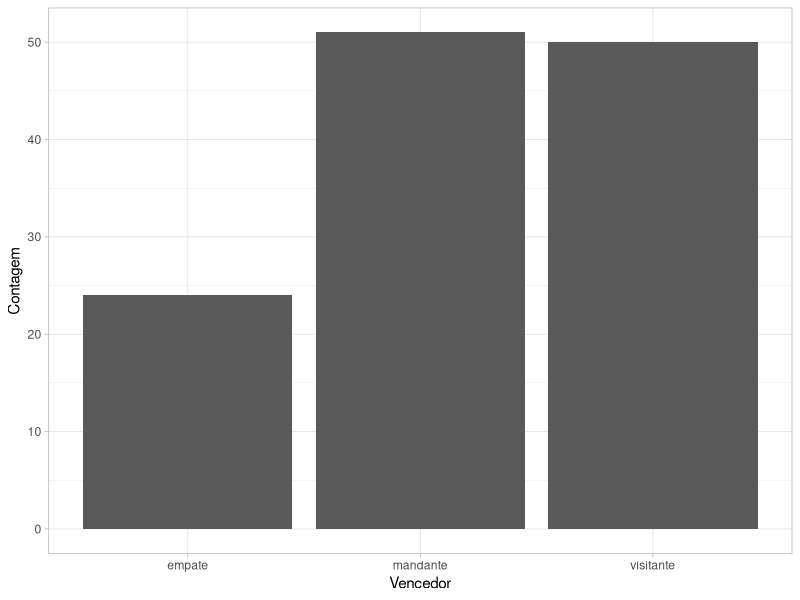
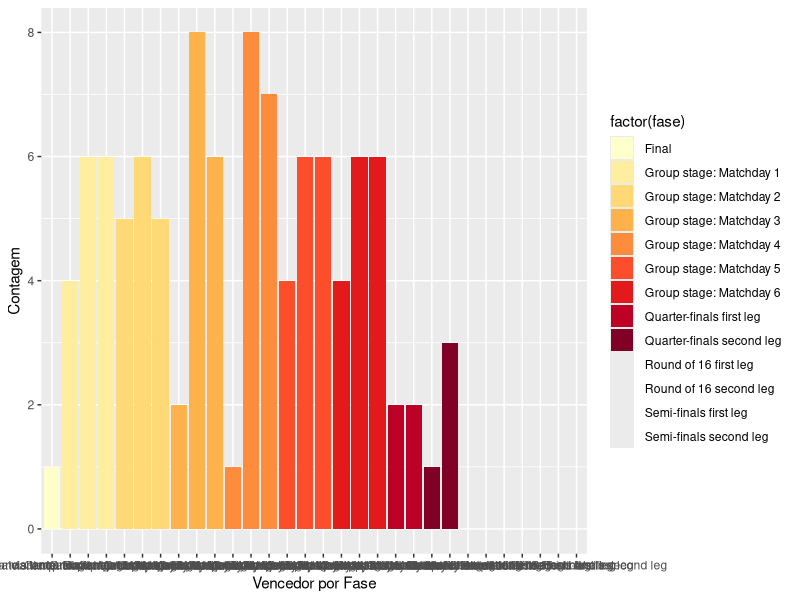

The R source for these figures, in order:
## ---- chunk 1
knitr::opts_chunk$set(echo = TRUE)
## ---- chunk 2
library(tidyverse)
jogos <- read.csv("(5.2) Champions League 2020-2021.csv")
## ---- chunk 3
View(jogos[,1:9]) # não usar quando o dataset for muito grande
## ---- chunk 4
head(jogos[1:9], n=5)
## ---- chunk 5
str(jogos[1:9])
## ---- chunk 6
glimpse(jogos[1:9])
## ---- chunk 7
print(jogos$location)
## ---- chunk 8
dim(jogos)
## ---- chunk 9
names(jogos)
## ---- chunk 10
jogos = jogos %>% rename(fase = stage,
                 data = date,
                 mandante = team_name_home,
                 visitante = team_name_away)
head(jogos[1:9], n = 5)
## ---- chunk 11
jogos <- jogos %>% mutate(time_vencedor = case_when(
  c(jogos$team_home_score-jogos$team_away_score)==0 ~ "empate",
  c(jogos$team_home_score-jogos$team_away_score)>0 ~ "mandante",
  c(jogos$team_home_score-jogos$team_away_score)<0 ~ "visitante")) %>% 
  relocate(time_vencedor, .after = team_away_score)
head(jogos[1:10], n = 5)
## ---- chunk 12
ggplot(jogos) + 
  geom_bar(aes(x = time_vencedor)) + 
  labs(x = "Vencedor",
       y = "Contagem") + 
  theme_light()
## ---- chunk 13
ggplot(jogos) + 
  geom_bar(aes(x = interaction(time_vencedor, fase), fill=factor(fase))) + 
  labs(x = "Vencedor por Fase",
       y = "Contagem") + 
  scale_fill_brewer(palette=18)
## ---- chunk 14
jogos[1, 23] # dados da variável event_list da linha 1
## ---- chunk 15
extrai_gol <- str_extract_all(jogos$events_list, 
                     "'Goal', 'action_player_1': '\\w*(.*?)\\w*\\'",
                     simplify = TRUE)
## ---- chunk 16
gol <- gsub("'Goal', 'action_player_1': ", "", extrai_gol)
gol_jogador <- gsub("'", "", gol)
## ---- chunk 17
head(extrai_gol, n = 5)
## ---- chunk 18
head(gol, n = 5)
## ---- chunk 19
head(gol_jogador, n = 5)
## ---- chunk 20
extrai_penalti <- str_extract_all(jogos$events_list,
              "'event_type': 'Penalty', 'action_player_1': '\\w*(.*?)\\w*\\'",
              simplify = TRUE)
extrai_penalti <- gsub("'event_type': 'Penalty', 'action_player_1': ", "", extrai_penalti)
extrai_penalti <- gsub("'", "", extrai_penalti)
## ---- chunk 21
sort(table(cbind(gol_jogador, extrai_penalti)), decreasing = T)
## ---- chunk 22
jogos = mutate(jogos,
                 exemplo_recode = recode(pens,
                                   "False" = "falso",
                                   "True" = "verdadeiro"))%>% 
  relocate(exemplo_recode, .after = team_away_score)
head(jogos[1:10], n = 5)
## ---- chunk 23
jogos_exclui = transmute(jogos,
                   fase, data)
head(jogos_exclui, n = 5)
## ---- chunk 24
jogos = select(jogos,
                fase:location)
head(jogos, n = 5)
## ---- chunk 25
jogos = jogos %>% select(fase, data, time_vencedor, everything())
head(jogos[1:10], n = 5)
## ---- chunk 26
estatisticas_mandante = summarise(jogos,
                         mandante = n(),
                         media_gols = mean(team_home_score),
                         maximo = max(team_home_score))
estatisticas_mandante
## ---- chunk 27
times = group_by(jogos, mandante)
## ---- chunk 28
estatisticas_times = times %>% summarise(media = mean(team_home_score),
                                         maximo = max(team_home_score))
estatisticas_times
## ---- chunk 29
mandante_fez_gol = filter(jogos, team_home_score > 0)
head(mandante_fez_gol[1:10])
## ---- chunk 30
slice = jogos %>% slice(1:10)
slice[,1:10]
